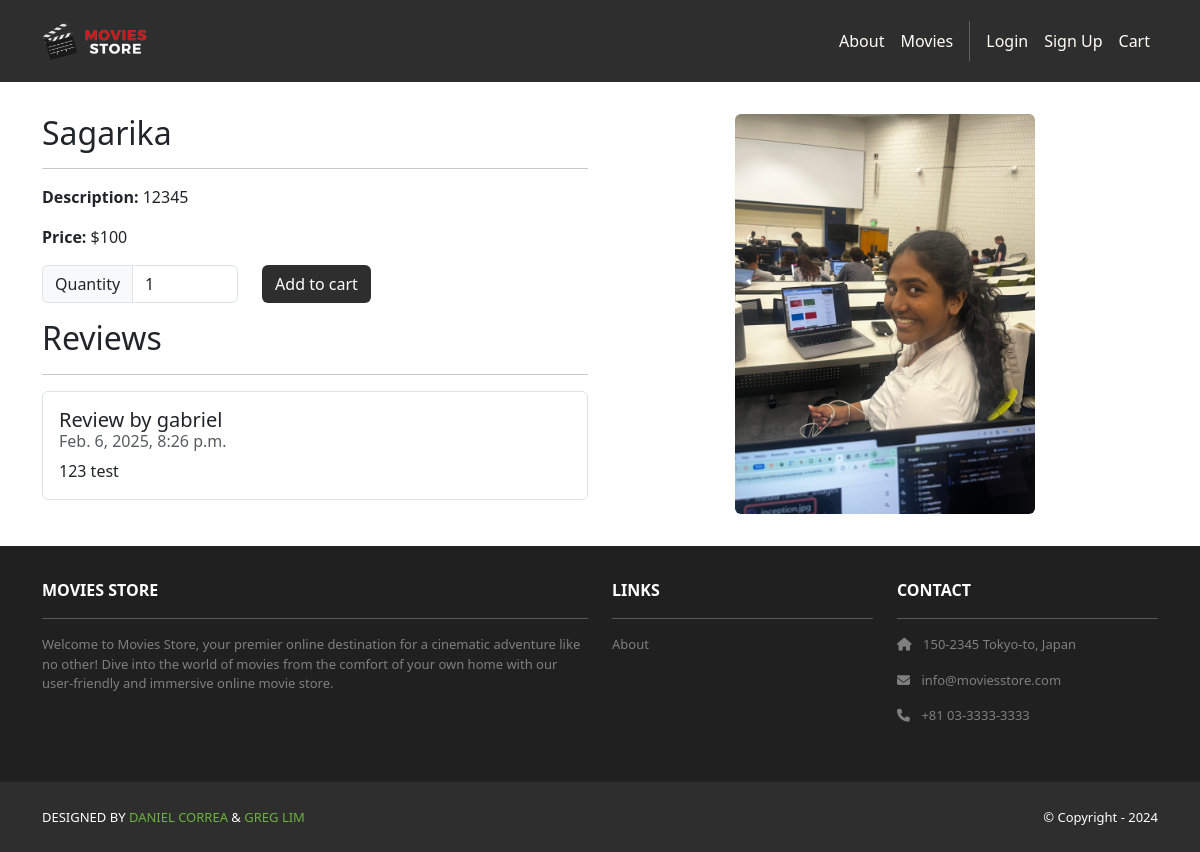
Before: /movies/1/ with the older database file.
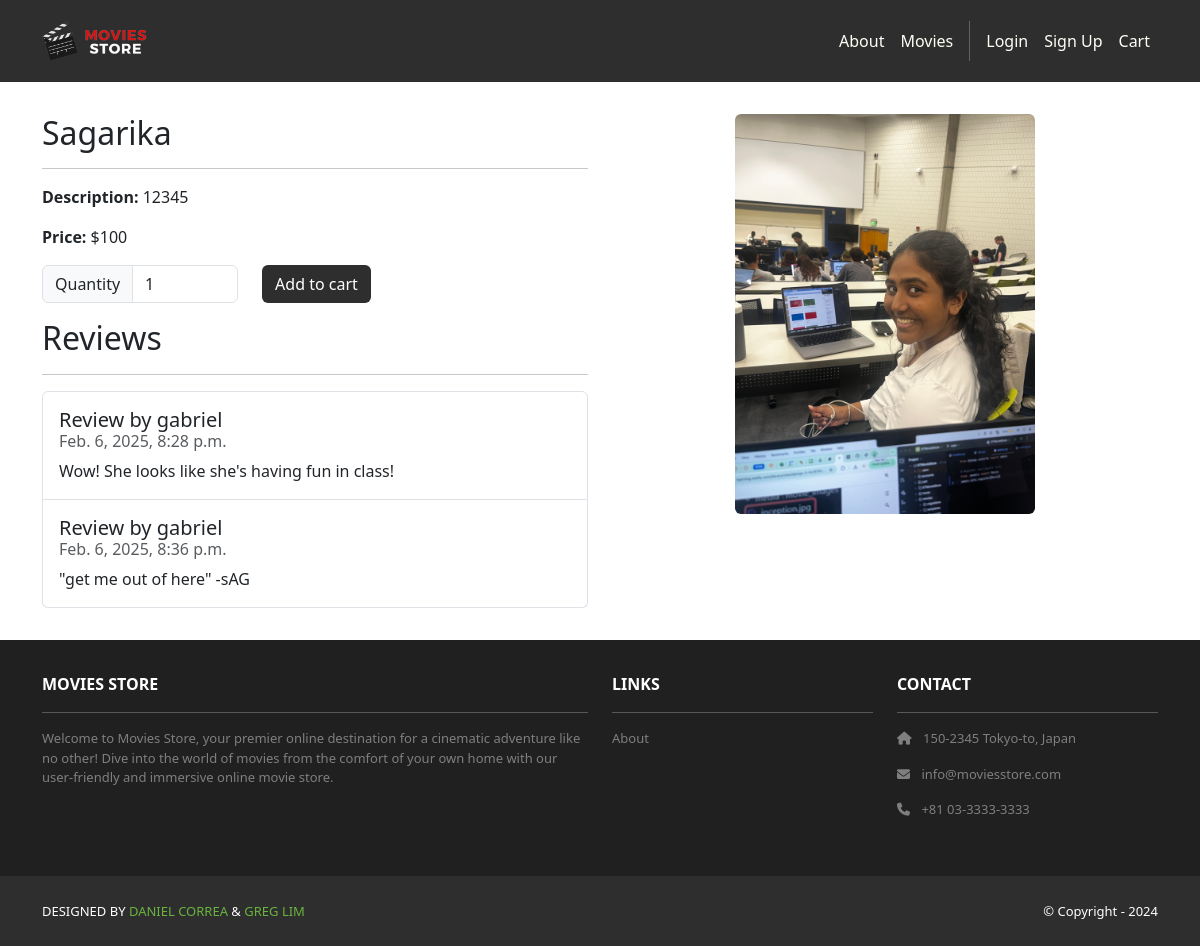
After: the same page with the newer database file.
### movies/models.py (models this page shows, shortened)
class Movie(models.Model):
    id = models.AutoField(primary_key=True)
    name = models.CharField(max_length=255)
    price = models.IntegerField()
    description = models.TextField()
    image = models.ImageField(upload_to='movie_images/')

class Review(models.Model):
    id = models.AutoField(primary_key=True)
    comment = models.CharField(max_length=255)
    date = models.DateTimeField(auto_now_add=True)
    movie = models.ForeignKey(Movie,
        on_delete=models.CASCADE)
    user = models.ForeignKey(User,
        on_delete=models.CASCADE)

### movies/views.py (the view)
# urls.py: path('<int:id>/', views.show, name='movies.show'),
def show(request, id):
    movie = Movie.objects.get(id=id)
    reviews = Review.objects.filter(movie=movie)
    template_data = {}
    template_data['title'] = movie.name
    template_data['movie'] = movie
    template_data['reviews'] = reviews
    return render(request, 'movies/show.html',
                  {'template_data': template_data})

### movies/templates/movies/show.html (shortened to what this page needs)
{% extends 'base.html' %}
{% block content %}
{% load static %}
<div class="p-3">
  <div class="container">
    <div class="row mt-3">
      <div class="col-md-6 mx-auto mb-3">
        <h2>{{ template_data.movie.name }}</h2>
        <hr />
        <p><b>Description:</b> {{ template_data.movie.description }}</p>
        <p><b>Price:</b> ${{ template_data.movie.price }}</p>
      <p class="card-text">
          <form method="post"
            action="{% url 'cart.add' id=template_data.movie.id %}">
            <div class="row">
              <div class="col-auto">
                <div class="input-group col-auto">
                  <div class="input-group-text">Quantity
                    </div>
                  <input type="number" min="1" max="10"
                    class="form-control quantity-input"
                    name="quantity" value="1">
                </div>
              </div>
              <div class="col-auto">
                <button class="btn bg-dark text-white"
                  type="submit">Add to cart</button>
              </div>
            </div>
          </form>
        </p>
      <h2>Reviews</h2>
        <hr />
        <ul class="list-group">
          {% for review in template_data.reviews %}
          <li class="list-group-item pb-3 pt-3">
            <h5 class="card-title">
              Review by {{ review.user.username }}
            </h5>
            <h6 class="card-subtitle mb-2 text-muted">
              {{ review.date }}
            </h6>
            <p class="card-text">{{ review.comment }}</p>
          </li>
          {% endfor %}
        </ul>
      </div>
      <div class="col-md-6 mx-auto mb-3 text-center">
        <img src="{{ template_data.movie.image.url }}"
          class="rounded img-card-400" />
      </div>
    </div>
  </div>
</div>
{% endblock content %}

### moviesstore/templates/base.html (shortened to what this page needs)
<!DOCTYPE html>
<html>
  {% load static %}
  <head>
    <link href="https://cdn.jsdelivr.net/npm/bootstrap@5.3.3/dist/css/bootstrap.min.css" rel="stylesheet">
    <link rel="stylesheet" href="https://cdnjs.cloudflare.com/ajax/libs/font-awesome/6.1.1/css/all.min.css">
    <link rel="stylesheet" type="text/css" href="{% static 'css/style.css' %}">
  </head>
  <body class="bg-index">
  <div class="content-container">
    <nav class="p-3 navbar navbar-dark bg-dark navbar-expand-lg">
      <div class="container">
        <a class="navbar-brand" href="{% url 'home.index' %}">
          <img src="{% static 'img/logo.png' %}" alt="logo" height="40" />
        </a>
        <div class="collapse navbar-collapse" id="navbarNavAltMarkup">
          <div class="navbar-nav ms-auto navbar-ml">
            <a class="nav-link" href="{% url 'home.about' %}">About</a>
            <a class="nav-link" href="{% url 'movies.index' %}">Movies</a><div class="vr bg-white mx-2 d-none d-lg-block"></div>
              {% if user.is_authenticated %}
            <a class="nav-link"
              href="{% url 'accounts.logout' %}">Logout ({{ user.username }})</a>
            {% else %}
            <a class="nav-link" href="{% url 'accounts.login' %}">Login</a>
            <a class="nav-link"
              href="{% url 'accounts.signup' %}">
              Sign Up
            </a>
              {% endif %}
            <a class="nav-link" href="{% url 'cart.index' %}">Cart</a>
          </div>
        </div>
      </div>
    </nav>
    <div>
      {% block content %}
      {% endblock content %}
    </div>
    <section class="p-3 ms-footer d-none d-md-block">
      <div class="container">
        <div class="row mt-3 text-white">
          <div class="col-md-6 col-lg-6 col-xl-6 mx-auto mb-4">
            <b>MOVIES STORE</b>
            <hr />
            <p>Welcome to Movies Store, your premier online destination for a cinematic
              adventure like no other! Dive into the world of movies from the comfort of your own home with our user-friendly
              and immersive online movie store.</p>
          </div>
          <div class="col-md-3 col-lg-3 col-xl-3 mx-auto mb-4">
            <b>LINKS</b>
            <hr />
            <p><a class="nav-link" href="{% url 'home.about' %}">About</a></p>
          </div>
          <div class="col-md-3 col-lg-3 col-xl-3 mx-auto mb-4">
            <b>CONTACT</b>
            <hr />
            <p><i class="fas fa-home me-2"></i> 150-2345 Tokyo-to, Japan</p>
            <p><i class="fas fa-envelope me-2"></i> info@moviesstore.com</p>
            <p><i class="fas fa-phone me-2"></i> +81 03-3333-3333</p>
          </div>
        </div>
      </div>
    </section>
    <section class="p-3 ms-footer-bottom bg-dark">
      <div class="container d-flex justify-content-between">
        <div class="me-5 text-white">
          <span>DESIGNED BY <a href="https://www.x.com/danielgarax" target="_blank">DANIEL CORREA</a> &
            <a href="https://www.x.com/greglim81" target="_blank">GREG LIM</a>
          </span>
        </div>
        <div class="text-white">
          <span>© Copyright - 2024</span>
        </div>
      </div>
    </section>
  </div>
  </body>
</html>

### moviesstore/static/css/style.css (style rules this page uses)
.bg-index { background: url("../img/background.jpg") no-repeat fixed; background-size: 100% auto; }
.navbar a.nav-link { color: #FFFEF6 !important; }
.bg-dark { background-color: #2E2E2E !important; }
.ms-footer { background-color: #202020; }
.ms-footer p { color: #7F7F7F; font-size: 13px; }
.ms-footer-bottom span { font-size: 13px; line-height: 38px; }
.ms-footer-bottom a { color: #6ab43e; text-decoration: none; }
.img-card-400 { width: fit-content; max-height: 400px; }
html, body { height: 100%; margin: 0; }
.content-container { display: flex; flex-direction: column; min-height: 100%; }

Changed rows visible on the page:
removed Review: user.username "gabriel", date "Feb. 6, 2025, 8:26 p.m.", comment "123 test"
added Review: user.username "gabriel", date "Feb. 6, 2025, 8:28 p.m.", comment "Wow! She looks like she's having fun in class!"
added Review: user.username "gabriel", date "Feb. 6, 2025, 8:36 p.m.", comment "\"get me out of here\" -sAG"
